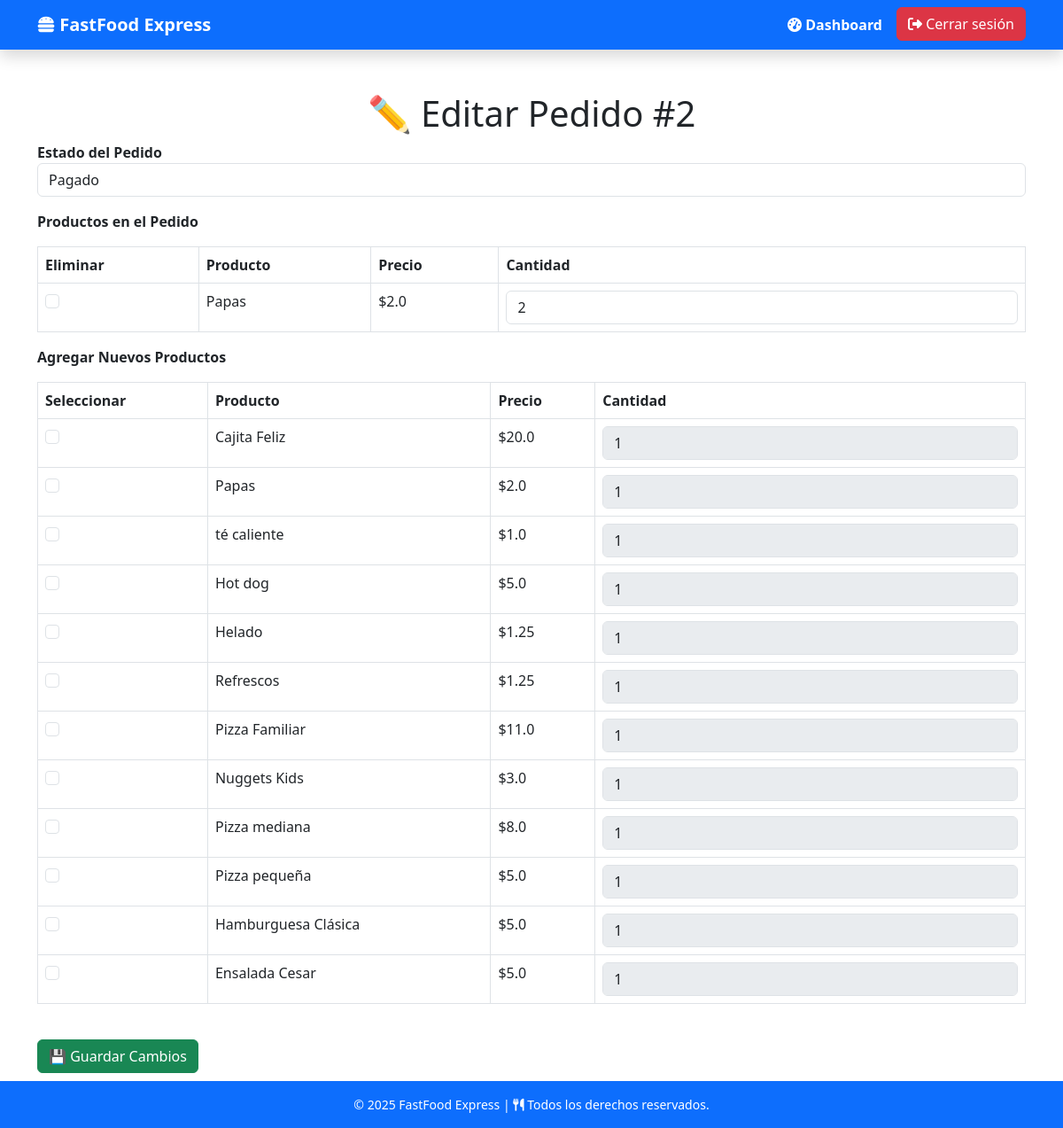
The app's page /pedidos/editar/2/ (signed in) with its own data.
### pedidos/models.py (models this page shows, shortened)
class Pedido(models.Model):
    fecha_actual = models.DateTimeField(auto_now=True, editable=False)
    numero = models.AutoField(primary_key=True)
    cliente = models.ForeignKey(Cliente, on_delete=models.CASCADE, related_name="pedidos_cliente")
    mesero = models.ForeignKey(Mesero, on_delete=models.SET_NULL, null=True, blank=True,
                                   related_name="pedidos_mesero")
    mesa = models.ForeignKey(Mesa, on_delete=models.SET_NULL, null=True, blank=True, related_name="pedidos_mesa")
    estado = models.CharField(
        max_length=50,
        choices=EstadoPedido.choices,
        default=EstadoPedido.PENDIENTE
    )

class ItemPedido(models.Model):
    cantidad = models.PositiveIntegerField(default=1)
    observacion = models.CharField(max_length=100, blank=True, default='Ninguna')
    cliente = models.ForeignKey(Cliente, on_delete=models.CASCADE, related_name='items_pedido')
    producto = models.ForeignKey(Producto, on_delete=models.CASCADE)
    pedido = models.ForeignKey("pedidos.Pedido", on_delete=models.CASCADE, related_name="items")
    pokemon_id = models.PositiveIntegerField(null=True, blank=True)
    pokemon_nombre = models.CharField(max_length=50, null=True, blank=True)
    class Meta:
        verbose_name = "Item del Pedido"
        verbose_name_plural = "Items del Pedido"

### menus/models.py (models this page shows, shortened)
class Producto(models.Model):
    nombre = models.CharField(max_length=50)
    descripcion = models.TextField()  # 🔹 Cambiado de CharField a TextField
    precio = models.FloatField()
    disponibilidad = models.BooleanField(default=True)
    categoria = models.ForeignKey(Categoria, on_delete=models.CASCADE, related_name='productos')
    impuestos = models.ManyToManyField(Impuesto, blank=True)

### pedidos/views.py (the view, shortened to what this page needs)
# urls.py: path('pedidos/editar/<int:pedido_numero>/', editar_pedido, name='editar_pedido'),
@login_required
def editar_pedido(request, pedido_numero):
    pedido = get_object_or_404(Pedido, numero=pedido_numero)  # Buscar por `numero`
    productos_disponibles = Producto.objects.filter(disponibilidad=True)
    return render(request, "pedidos/editar_pedido.html", {
        "pedido": pedido,
        "productos": productos_disponibles,
        "EstadoPedido": EstadoPedido  # Para acceder a los estados en la plantilla
    })

### templates/pedidos/editar_pedido.html (shortened to what this page needs)
{% extends 'base.html' %}
{% load static %}
{% block content %}
<div class="container mt-5">
    <h1 class="text-center">✏ Editar Pedido #{{ pedido.numero }}</h1>
    <form method="POST">
        <div class="form-group">
            <label for="estado"><strong>Estado del Pedido</strong></label>
            <select name="estado" id="estado" class="form-control">
                {% for estado, nombre_estado in EstadoPedido.choices %}
                    <option value="{{ estado }}" {% if pedido.estado == estado %}selected{% endif %}>{{ nombre_estado }}</option>
                {% endfor %}
            </select>
        </div>
        <div class="form-group mt-3">
            <label><strong>Productos en el Pedido</strong></label>
            <table class="table table-bordered mt-3">
                <thead class="thead-dark">
                    <tr>
                        <th>Eliminar</th>
                        <th>Producto</th>
                        <th>Precio</th>
                        <th>Cantidad</th>
                    </tr>
                </thead>
                <tbody>
                    {% for item in pedido.items.all %}
                    <tr>
                        <td>
                            <input type="checkbox" name="eliminar_productos" value="{{ item.producto.id }}" class="form-check-input">
                        </td>
                        <td>{{ item.producto.nombre }}</td>
                        <td>${{ item.producto.precio }}</td>
                        <td>
                            <input type="number" name="cantidad_{{ item.producto.id }}" class="form-control" min="1" value="{{ item.cantidad }}">
                        </td>
                    </tr>
                    {% empty %}
                    <tr>
                        <td colspan="4" class="text-center text-muted">No hay productos en este pedido.</td>
                    </tr>
                    {% endfor %}
                </tbody>
            </table>
        </div>
        <div class="form-group mt-3">
            <label><strong>Agregar Nuevos Productos</strong></label>
            <table class="table table-bordered mt-3">
                <thead class="thead-light">
                    <tr>
                        <th>Seleccionar</th>
                        <th>Producto</th>
                        <th>Precio</th>
                        <th>Cantidad</th>
                    </tr>
                </thead>
                <tbody>
                    {% for producto in productos %}
                    <tr>
                        <td>
                            <input class="form-check-input product-checkbox" type="checkbox" name="nuevos_productos" value="{{ producto.id }}">
                        </td>
                        <td>{{ producto.nombre }}</td>
                        <td>${{ producto.precio }}</td>
                        <td>
                            <input type="number" name="cantidad_nuevo_{{ producto.id }}" class="form-control cantidad-input" min="1" value="1" disabled>
                        </td>
                    </tr>
                    {% empty %}
                    <tr>
                        <td colspan="4" class="text-center text-muted">No hay productos disponibles.</td>
                    </tr>
                    {% endfor %}
                </tbody>
            </table>
        </div>
        <button type="submit" class="btn btn-success mt-4">💾 Guardar Cambios</button>
    </form>
    <div class="text-center mt-4">
        <a href="{% url 'lista_pedidos' %}" class="btn btn-secondary">🔙 Volver</a>
    </div>
</div>
{% endblock %}

### static/css/global.css (style rules this page uses)
body { font-family: 'Poppins', sans-serif; background-color: #f4f4f4; }
.btn { font-size: 16px; padding: 10px 18px; border-radius: 8px; transition: 0.3s; }
h1, h2, h3 { color: #ff5722; font-weight: bold; }

### records on screen
Pedido: numero "2", estado "Pagado"
ItemPedido: producto.nombre "Papas", producto.precio "2.0", producto.id "2"
Producto: nombre "Cajita Feliz", precio "20.0", id "1"
Producto: nombre "Papas", precio "2.0"
Producto: nombre "té caliente", precio "1.0"
Producto: nombre "Hot dog", precio "5.0"
Producto: nombre "Helado", precio "1.25"
Producto: nombre "Refrescos", precio "1.25"
Producto: nombre "Pizza Familiar", precio "11.0"
Producto: nombre "Nuggets Kids", precio "3.0"
Producto: nombre "Pizza mediana", precio "8.0"
Producto: nombre "Pizza pequeña", precio "5.0"
Producto: nombre "Hamburguesa Clásica", precio "5.0"
Producto: nombre "Ensalada Cesar", precio "5.0"
